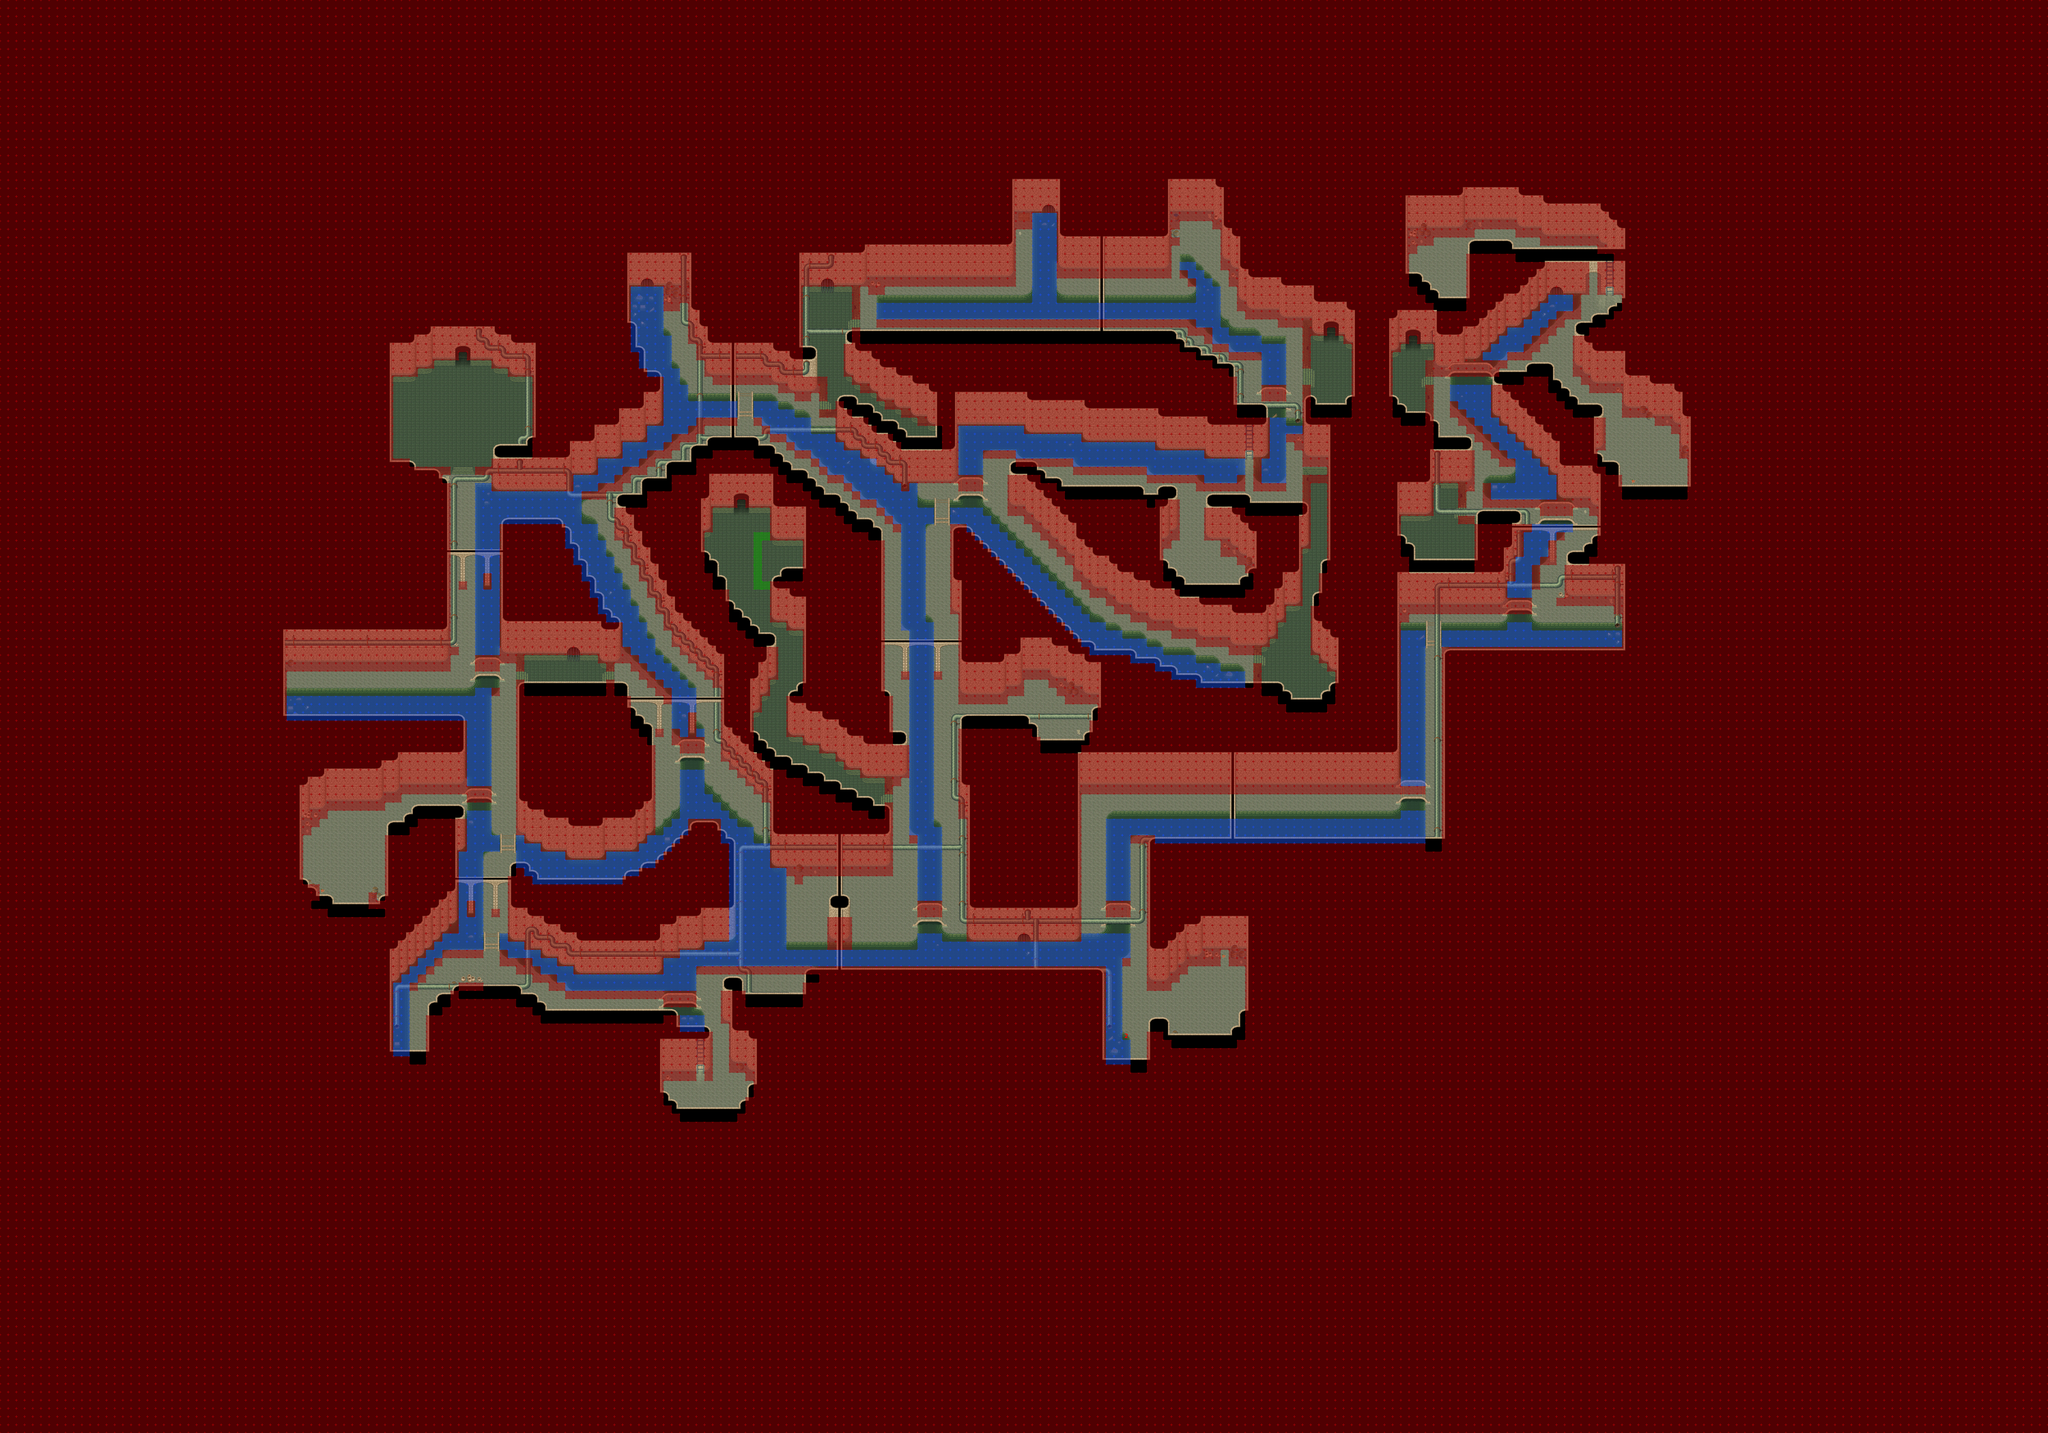

A level layout from a 2D game, rendered from its tile map. Below: a short description, then the map file with tile-grid data replaced by summaries:
An orthogonal 250x175 tile map with 32x32 px tiles, 8 tile layers (Ground, Ground 2, Ground 3, Fringe, ...), 1 hidden layer not drawn, 12 tilesets and 50 objects (37x spawn, 8x warp, 5x particle_effect).

<map version="1.2" tiledversion="1.3.4" orientation="orthogonal" renderorder="right-down" compressionlevel="0" width="250" height="175" tilewidth="32" tileheight="32" infinite="0" nextlayerid="11" nextobjectid="52">
 <properties>
  <property name="license" value="CC BY-SA 3.0" />
  <property name="manaplus version" value="2" />
  <property name="minimap" value="graphics/minimaps/001-3-0.png" />
  <property name="music" value="sewer.ogg" />
  <property name="name" value="Sewer" />
  <property name="overlay0image" value="graphics/images/ambient/spot.png" />
  <property name="overlay0keepratio" value="true" />
  <property name="overlay0mask" value="2" />
  <property name="overlay1image" value="graphics/images/ambient/spot2.png" />
  <property name="overlay1keepratio" value="true" />
  <property name="overlay1mask" value="4" />
  <property name="overlay2image" value="graphics/images/ambient/spot3.png" />
  <property name="overlay2keepratio" value="true" />
  <property name="overlay2mask" value="8" />
 </properties>
 <tileset firstgid="1" name="Sewer" tilewidth="32" tileheight="32" tilecount="256" columns="16">
  <image source="../graphics/tilesets/artis-sewer.png" width="512" height="512" />
  <tile id="217">
   <animation>
    <frame tileid="217" duration="200" />
    <frame tileid="218" duration="200" />
    <frame tileid="219" duration="200" />
   </animation>
  </tile>
  <tile id="249">
   <animation>
    <frame tileid="249" duration="150" />
    <frame tileid="250" duration="150" />
    <frame tileid="251" duration="150" />
    <frame tileid="252" duration="150" />
    <frame tileid="253" duration="150" />
    <frame tileid="254" duration="150" />
   </animation>
  </tile>
 </tileset>
 <tileset firstgid="257" name="Indoor Cellar" tilewidth="32" tileheight="32" tilecount="128" columns="8">
  <image source="../graphics/tilesets/artis-indoor-cellar.png" width="256" height="512" />
 </tileset>
 <tileset firstgid="385" name="Sewer x2x2" tilewidth="32" tileheight="32" tilecount="8" columns="4">
  <image source="../graphics/tilesets/artis-sewer-x2x2.png" width="128" height="64" />
 </tileset>
 <tileset firstgid="393" name="Sewer x3x3" tilewidth="32" tileheight="32" tilecount="36" columns="6">
  <image source="../graphics/tilesets/artis-sewer-x3x3.png" width="192" height="192" />
 </tileset>
 <tileset firstgid="429" name="Accessory" tilewidth="32" tileheight="32" tilecount="128" columns="16">
  <image source="../graphics/tilesets/artis-accessory.png" width="512" height="256" />
 </tileset>
 <tileset firstgid="557" name="Box" tilewidth="32" tileheight="32" tilecount="36" columns="6">
  <image source="../graphics/tilesets/box.png" width="192" height="192" />
 </tileset>
 <tileset firstgid="593" name="Box x1x2" tilewidth="32" tileheight="32" tilecount="16" columns="4">
  <image source="../graphics/tilesets/box-x1x2.png" width="128" height="128" />
 </tileset>
 <tileset firstgid="609" name="Shadow" tilewidth="32" tileheight="32" tilecount="128" columns="8">
  <image source="../graphics/tilesets/shadow.png" width="256" height="512" />
 </tileset>
 <tileset firstgid="737" name="Level Number" tilewidth="32" tileheight="32" tilecount="16" columns="16">
  <image source="../graphics/tilesets/level-number.png" width="512" height="32" />
 </tileset>
 <tileset firstgid="753" name="Collision" tilewidth="32" tileheight="32" tilecount="9" columns="3">
  <image source="../graphics/tilesets/collision.png" width="96" height="96" />
 </tileset>
 <tileset firstgid="762" name="Indoor" tilewidth="32" tileheight="32" tilecount="128" columns="8">
  <image source="../graphics/tilesets/ship-indoor.png" width="256" height="512" />
 </tileset>
 <tileset firstgid="890" name="artis-sewer-sunlight-x1x5" tilewidth="32" tileheight="160" tilecount="5" columns="5">
  <image source="../graphics/tilesets/artis-sewer-sunlight-x1x5.png" width="160" height="160" />
 </tileset>
 <layer id="1" name="Ground" width="250" height="175">
  <data>[43750 cells, 43750 non-empty, 145 distinct tile ids]</data>
 </layer>
 <layer id="2" name="Ground 2" width="250" height="175">
  <data>[43750 cells, 794 non-empty, 125 distinct tile ids]</data>
 </layer>
 <layer id="3" name="Ground 3" width="250" height="175">
  <data>[43750 cells, 23 non-empty, 13 distinct tile ids]</data>
 </layer>
 <layer id="4" name="Fringe" width="250" height="175">
  <data>[43750 cells, 78 non-empty, 24 distinct tile ids]</data>
 </layer>
 <layer id="5" name="Over" width="250" height="175">
  <data>[43750 cells, 2533 non-empty, 52 distinct tile ids]</data>
 </layer>
 <layer id="6" name="Over 2" width="250" height="175">
  <data>[43750 cells, 328 non-empty, 24 distinct tile ids]</data>
 </layer>
 <layer id="7" name="Over 3" width="250" height="175">
  <data>[43750 cells, 5 non-empty, 2 distinct tile ids]</data>
 </layer>
 <layer id="8" name="Collision" width="250" height="175">
  <data>[43750 cells, 39882 non-empty, 4 distinct tile ids]</data>
 </layer>
 <layer id="9" name="Heights" width="250" height="175" visible="0">
  <data>[43750 cells, 3591 non-empty, 3 distinct tile ids]</data>
 </layer>
 <objectgroup id="10" name="Object">
  <object id="1" name="to Artis" type="warp" x="6272" y="1120" width="32" height="32">
   <properties>
    <property name="dest_map" value="001-1" />
    <property name="dest_x" value="197" />
    <property name="dest_y" value="35" />
   </properties>
  </object>
  <object id="2" name="to RivercaveEast" type="warp" x="5504" y="1312" width="32" height="32">
   <properties>
    <property name="dest_map" value="001-3-1" />
    <property name="dest_x" value="34" />
    <property name="dest_y" value="58" />
   </properties>
  </object>
  <object id="3" name="to RivercaveWest" type="warp" x="5184" y="1280" width="32" height="32">
   <properties>
    <property name="dest_map" value="001-3-1" />
    <property name="dest_x" value="23" />
    <property name="dest_y" value="57" />
   </properties>
  </object>
  <object id="4" name="to ArtisCoast" type="warp" x="6336" y="1920" width="32" height="32">
   <properties>
    <property name="dest_map" value="001-1" />
    <property name="dest_x" value="199" />
    <property name="dest_y" value="61" />
   </properties>
  </object>
  <object id="5" name="To ArtisCentral" type="warp" x="4864" y="1760" width="32" height="32">
   <properties>
    <property name="dest_map" value="001-1" />
    <property name="dest_x" value="152" />
    <property name="dest_y" value="51" />
   </properties>
  </object>
  <object id="6" name="to ArtisSouth" type="warp" x="2720" y="4160" width="32" height="32">
   <properties>
    <property name="dest_map" value="001-1" />
    <property name="dest_x" value="86" />
    <property name="dest_y" value="130" />
   </properties>
  </object>
  <object id="7" name="graphics/particles/sewer-pipe.xml" type="particle_effect" x="3520" y="1888" width="32" height="32" />
  <object id="8" name="graphics/particles/sewer-pipe.xml" type="particle_effect" x="6304" y="2432" width="32" height="32" />
  <object id="9" name="graphics/particles/sewer-pipe.xml" type="particle_effect" x="4320" y="4000" width="32" height="32" />
  <object id="10" name="graphics/particles/sewer-pipe.xml" type="particle_effect" x="1536" y="4000" width="32" height="32" />
  <object id="11" name="graphics/particles/sewer-pipe.xml" type="particle_effect" x="5056" y="1632" width="32" height="32" />
  <object id="12" name="Ratto" type="spawn" x="5536" y="960" width="192" height="160">
   <properties>
    <property name="death" value="30000" />
    <property name="max_beings" value="2" />
    <property name="monster_id" value="1005" />
    <property name="spawn" value="60000" />
   </properties>
  </object>
  </objectgroup>
</map>
<!-- 38 of 50 objects omitted -->
